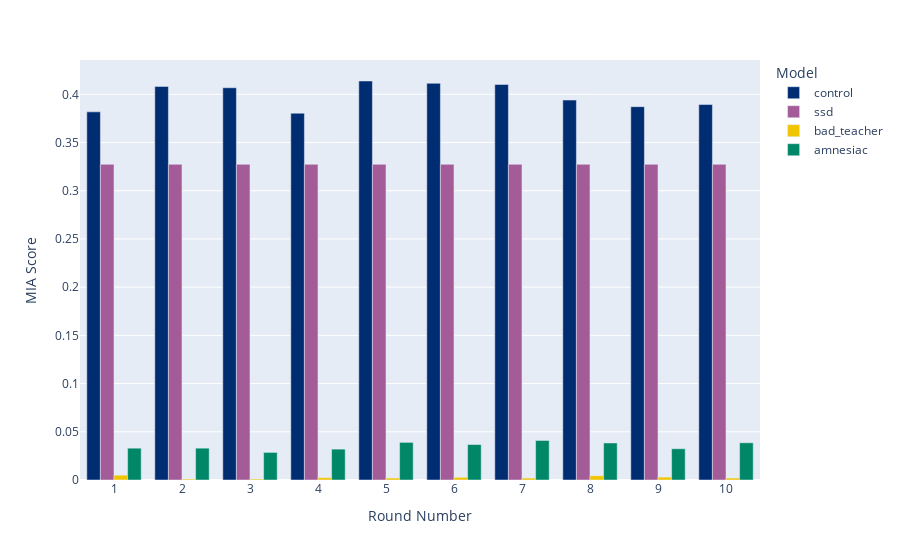

Notebook cell for this chart:
### Code cell
plot_df = data_df[data_df['forget_set'] == '3']
plot_df['run_number'] = plot_df['run_number'].apply(lambda x: str(x + 1))
fig = px.bar(
    plot_df,
    x='run_number',
    y='score',
    color='model',
    labels={
        'run_number': 'Round Number',
        'score': score_label,
        'model': 'Model',
    },
    color_discrete_map=colormap,
    barmode='group',
)
fig.update_xaxes(categoryorder='array', categoryarray=sorted(plot_df['run_number'].unique(), key=(lambda x: int(x))))
fig.show()

### Figure 1 — Plotly figure (JSON) as saved in the notebook; plotly's stock layout.template omitted (floating-point values rounded to 4 significant figures)
{"data": [{"alignmentgroup": "True", "hovertemplate": "Model=control<br>Round Number=%{x}<br>MIA Score=%{y}<extra></extra>", "legendgroup": "control", "marker": {"color": "#002D72", "pattern": {"shape": ""}}, "name": "control", "offsetgroup": "control", "orientation": "v", "showlegend": true, "textposition": "auto", "type": "bar", "x": ["1", "2", "3", "4", "5", "6", "7", "8", "9", "10"], "xaxis": "x", "y": [0.3818, 0.4082, 0.4068, 0.3804, 0.4138, 0.4114, 0.4102, 0.394, 0.3872, 0.3894], "yaxis": "y"}, {"alignmentgroup": "True", "hovertemplate": "Model=ssd<br>Round Number=%{x}<br>MIA Score=%{y}<extra></extra>", "legendgroup": "ssd", "marker": {"color": "#A45C98", "pattern": {"shape": ""}}, "name": "ssd", "offsetgroup": "ssd", "orientation": "v", "showlegend": true, "textposition": "auto", "type": "bar", "x": ["1", "2", "3", "4", "5", "6", "7", "8", "9", "10"], "xaxis": "x", "y": [0.3274, 0.3274, 0.3274, 0.3274, 0.3274, 0.3274, 0.3274, 0.3274, 0.3274, 0.3274], "yaxis": "y"}, {"alignmentgroup": "True", "hovertemplate": "Model=bad_teacher<br>Round Number=%{x}<br>MIA Score=%{y}<extra></extra>", "legendgroup": "bad_teacher", "marker": {"color": "#F1C400", "pattern": {"shape": ""}}, "name": "bad_teacher", "offsetgroup": "bad_teacher", "orientation": "v", "showlegend": true, "textposition": "auto", "type": "bar", "x": ["1", "2", "3", "4", "5", "6", "7", "8", "9", "10"], "xaxis": "x", "y": [0.005, 0.001, 0.001, 0.0024, 0.002, 0.0028, 0.002, 0.0044, 0.003, 0.002], "yaxis": "y"}, {"alignmentgroup": "True", "hovertemplate": "Model=amnesiac<br>Round Number=%{x}<br>MIA Score=%{y}<extra></extra>", "legendgroup": "amnesiac", "marker": {"color": "#008767", "pattern": {"shape": ""}}, "name": "amnesiac", "offsetgroup": "amnesiac", "orientation": "v", "showlegend": true, "textposition": "auto", "type": "bar", "x": ["1", "2", "3", "4", "5", "6", "7", "8", "9", "10"], "xaxis": "x", "y": [0.033, 0.033, 0.0286, 0.032, 0.039, 0.0368, 0.041, 0.0384, 0.0324, 0.0386], "yaxis": "y"}], "layout": {"barmode": "group", "legend": {"title": {"text": "Model"}, "tracegroupgap": 0}, "margin": {"t": 60}, "xaxis": {"anchor": "y", "categoryarray": ["1", "2", "3", "4", "5", "6", "7", "8", "9", "10"], "categoryorder": "array", "domain": [0, 1], "title": {"text": "Round Number"}}, "yaxis": {"anchor": "x", "domain": [0, 1], "title": {"text": "MIA Score"}}}}
